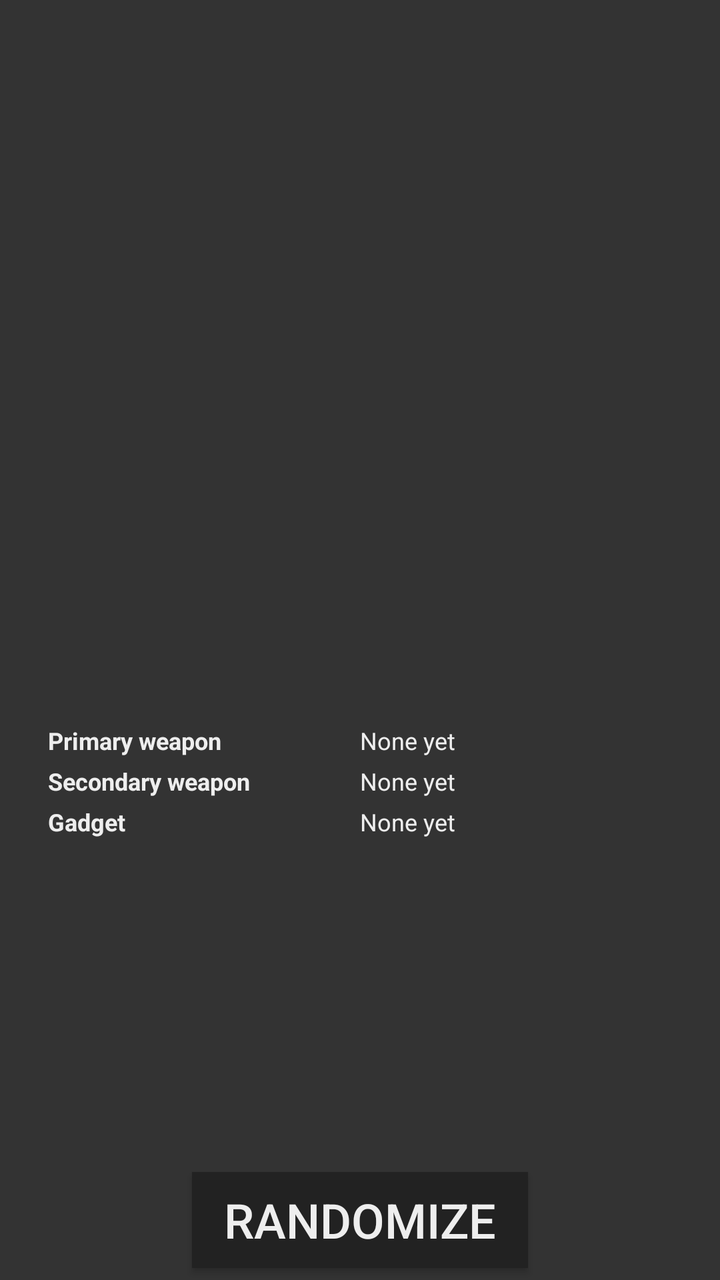
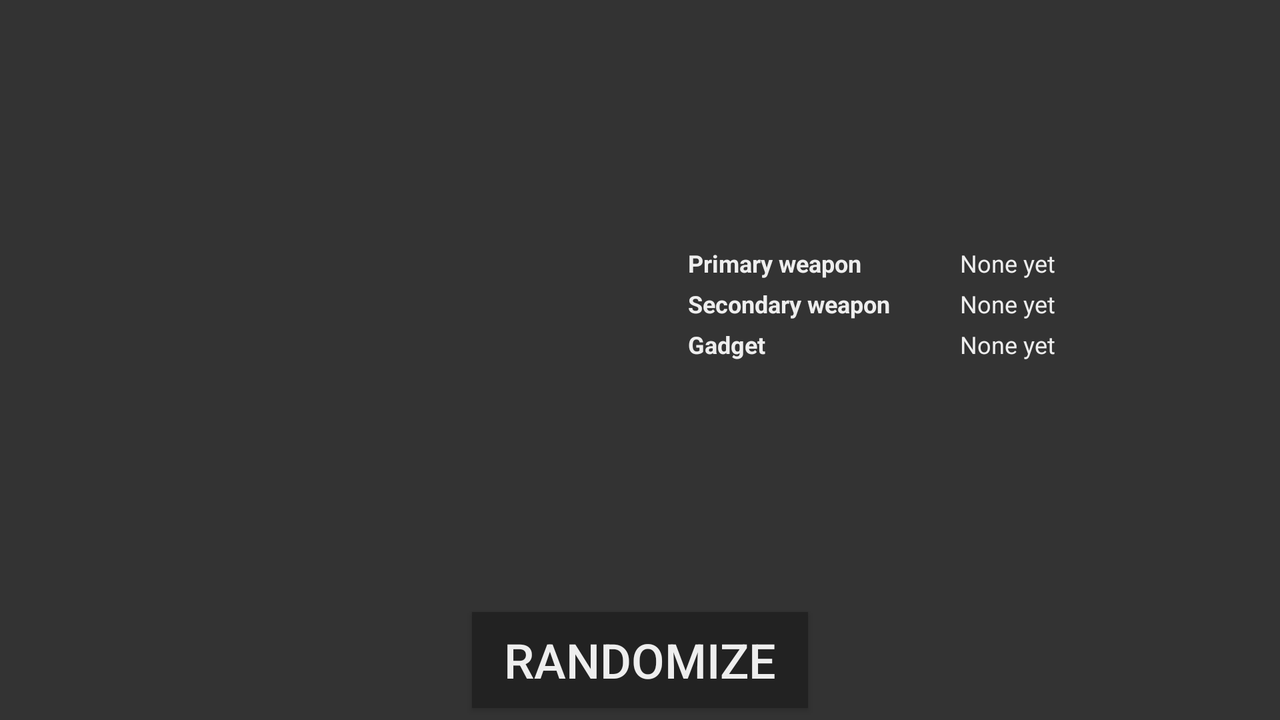

First picture: res/layout/ on a phone held upright. Second picture: the repository's own variant of that layout, on a device whose configuration matches the variant's folder. Source for both follows.
<!-- AndroidManifest.xml: application theme R6 -->
<!-- res/layout/fragment_defender_randomizer.xml -->
<LinearLayout xmlns:android="http://schemas.android.com/apk/res/android"
    xmlns:tools="http://schemas.android.com/tools"
    android:layout_width="match_parent"
    android:layout_height="match_parent"
    android:orientation="vertical"
    android:gravity="center"
    tools:context="com.emzi0767.r6stratroulette.DefenderRandomizerFragment">

    <LinearLayout
        android:layout_width="match_parent"
        android:layout_height="0dp"
        android:orientation="vertical"
        android:gravity="center"
        android:layout_weight="1">

        <ImageView
            android:id="@+id/randomdef_img"
            android:layout_width="128dp"
            android:layout_height="128dp"
            android:layout_margin="6dp" />

        <TextView
            android:id="@+id/randomdef_name"
            android:layout_width="wrap_content"
            android:layout_height="wrap_content"
            android:textSize="20sp"
            android:textStyle="bold" />

        <TextView
            android:id="@+id/randomdef_ctu"
            android:layout_width="wrap_content"
            android:layout_height="wrap_content"
            android:textSize="12sp"
            android:textAlignment="center"
            android:lines="2" />

        <LinearLayout
            android:layout_width="match_parent"
            android:layout_height="wrap_content"
            android:layout_marginTop="4dp"
            android:orientation="horizontal"
            android:layout_marginLeft="24dp"
            android:layout_marginRight="24dp">

            <TextView
                android:layout_width="match_parent"
                android:layout_height="wrap_content"
                android:text="@string/randomop_lbl_weapon1"
                android:textSize="12sp"
                android:textStyle="bold"
                android:layout_weight="1" />

            <TextView
                android:id="@+id/randomop_def_weapon1"
                android:layout_width="match_parent"
                android:layout_height="wrap_content"
                android:text="@string/randomrecruit_none"
                android:textSize="12sp"
                android:layout_weight="1" />

        </LinearLayout>

        <LinearLayout
            android:layout_width="match_parent"
            android:layout_height="wrap_content"
            android:layout_marginTop="4dp"
            android:orientation="horizontal"
            android:layout_marginLeft="24dp"
            android:layout_marginRight="24dp">

            <TextView
                android:layout_width="match_parent"
                android:layout_height="wrap_content"
                android:text="@string/randomop_lbl_weapon2"
                android:textSize="12sp"
                android:textStyle="bold"
                android:layout_weight="1" />

            <TextView
                android:id="@+id/randomop_def_weapon2"
                android:layout_width="match_parent"
                android:layout_height="wrap_content"
                android:text="@string/randomrecruit_none"
                android:textSize="12sp"
                android:layout_weight="1" />

        </LinearLayout>

        <LinearLayout
            android:layout_width="match_parent"
            android:layout_height="wrap_content"
            android:layout_marginTop="4dp"
            android:orientation="horizontal"
            android:layout_marginLeft="24dp"
            android:layout_marginRight="24dp">

            <TextView
                android:layout_width="match_parent"
                android:layout_height="wrap_content"
                android:text="@string/randomop_lbl_gadget"
                android:textSize="12sp"
                android:textStyle="bold"
                android:layout_weight="1" />

            <TextView
                android:id="@+id/randomop_def_gadget"
                android:layout_width="match_parent"
                android:layout_height="wrap_content"
                android:text="@string/randomrecruit_none"
                android:textSize="12sp"
                android:layout_weight="1" />

        </LinearLayout>

    </LinearLayout>

    <Button
        android:id="@+id/randomdef_randomize"
        android:layout_width="wrap_content"
        android:layout_height="wrap_content"
        android:text="@string/randomop_btn_randomize"
        android:textSize="24sp"
        android:layout_margin="6dp"
        android:paddingLeft="16dp"
        android:paddingRight="16dp"
        android:background="@color/colorPrimary"
        android:textColor="@color/colorForeground" />

</LinearLayout>
<!-- resources referenced by this layout -->
<resources>
  <color name="colorForeground">#EEEEEE</color>
  <color name="colorPrimary">#222222</color>
  <string name="randomop_btn_randomize">Randomize</string>
  <string name="randomop_lbl_gadget">Gadget</string>
  <string name="randomop_lbl_weapon1">Primary weapon</string>
  <string name="randomop_lbl_weapon2">Secondary weapon</string>
  <string name="randomrecruit_none">None yet</string>
  <style name="R6" parent="Theme.AppCompat.DayNight.NoActionBar">
          
          <item name="colorPrimary">@color/colorPrimary</item>
          <item name="colorPrimaryDark">@color/colorPrimaryDark</item>
          <item name="colorAccent">@color/colorAccent</item>
          <item name="android:windowBackground">@color/colorBackground</item>
          <item name="android:textColor">@color/colorForeground</item>
          <item name="android:popupBackground">@color/colorPrimary</item>
      </style>
  <color name="colorPrimaryDark">#111111</color>
  <color name="colorAccent">#007FFF</color>
  <color name="colorBackground">#333333</color>
</resources>
<!-- res/layout-land/fragment_defender_randomizer.xml (the author's variant of the layout above) -->
<!-- drawn on the phone turned sideways -->
<LinearLayout xmlns:android="http://schemas.android.com/apk/res/android"
    xmlns:tools="http://schemas.android.com/tools"
    android:layout_width="match_parent"
    android:layout_height="match_parent"
    android:orientation="vertical"
    android:gravity="center"
    tools:context="com.emzi0767.r6stratroulette.DefenderRandomizerFragment">

    <LinearLayout
        android:layout_width="match_parent"
        android:layout_height="0dp"
        android:layout_weight="1"
        android:orientation="horizontal">

        <LinearLayout
            android:layout_width="0dp"
            android:layout_height="match_parent"
            android:orientation="vertical"
            android:gravity="center"
            android:layout_weight="1">

            <ImageView
                android:id="@+id/randomdef_img"
                android:layout_width="128dp"
                android:layout_height="128dp"
                android:layout_margin="6dp" />

            <TextView
                android:id="@+id/randomdef_name"
                android:layout_width="wrap_content"
                android:layout_height="wrap_content"
                android:textSize="20sp"
                android:textStyle="bold" />

            <TextView
                android:id="@+id/randomdef_ctu"
                android:layout_width="wrap_content"
                android:layout_height="wrap_content"
                android:textSize="12sp"
                android:textAlignment="center"
                android:lines="2" />

        </LinearLayout>

        <LinearLayout
            android:layout_width="0dp"
            android:layout_height="match_parent"
            android:orientation="vertical"
            android:layout_weight="1"
            android:gravity="center">

            <LinearLayout
                android:layout_width="match_parent"
                android:layout_height="wrap_content"
                android:layout_marginTop="4dp"
                android:orientation="horizontal"
                android:layout_marginLeft="24dp"
                android:layout_marginRight="24dp">

                <TextView
                    android:layout_width="match_parent"
                    android:layout_height="wrap_content"
                    android:text="@string/randomop_lbl_weapon1"
                    android:textSize="12sp"
                    android:textStyle="bold"
                    android:layout_weight="1" />

                <TextView
                    android:id="@+id/randomop_def_weapon1"
                    android:layout_width="match_parent"
                    android:layout_height="wrap_content"
                    android:text="@string/randomrecruit_none"
                    android:textSize="12sp"
                    android:layout_weight="1" />

            </LinearLayout>

            <LinearLayout
                android:layout_width="match_parent"
                android:layout_height="wrap_content"
                android:layout_marginTop="4dp"
                android:orientation="horizontal"
                android:layout_marginLeft="24dp"
                android:layout_marginRight="24dp">

                <TextView
                    android:layout_width="match_parent"
                    android:layout_height="wrap_content"
                    android:text="@string/randomop_lbl_weapon2"
                    android:textSize="12sp"
                    android:textStyle="bold"
                    android:layout_weight="1" />

                <TextView
                    android:id="@+id/randomop_def_weapon2"
                    android:layout_width="match_parent"
                    android:layout_height="wrap_content"
                    android:text="@string/randomrecruit_none"
                    android:textSize="12sp"
                    android:layout_weight="1" />

            </LinearLayout>

            <LinearLayout
                android:layout_width="match_parent"
                android:layout_height="wrap_content"
                android:layout_marginTop="4dp"
                android:orientation="horizontal"
                android:layout_marginLeft="24dp"
                android:layout_marginRight="24dp">

                <TextView
                    android:layout_width="match_parent"
                    android:layout_height="wrap_content"
                    android:text="@string/randomop_lbl_gadget"
                    android:textSize="12sp"
                    android:textStyle="bold"
                    android:layout_weight="1" />

                <TextView
                    android:id="@+id/randomop_def_gadget"
                    android:layout_width="match_parent"
                    android:layout_height="wrap_content"
                    android:text="@string/randomrecruit_none"
                    android:textSize="12sp"
                    android:layout_weight="1" />

            </LinearLayout>

        </LinearLayout>

    </LinearLayout>

    <Button
        android:id="@+id/randomdef_randomize"
        android:layout_width="wrap_content"
        android:layout_height="wrap_content"
        android:text="@string/randomop_btn_randomize"
        android:textSize="24sp"
        android:layout_margin="6dp"
        android:paddingLeft="16dp"
        android:paddingRight="16dp"
        android:background="@color/colorPrimary"
        android:textColor="@color/colorForeground" />

</LinearLayout>
